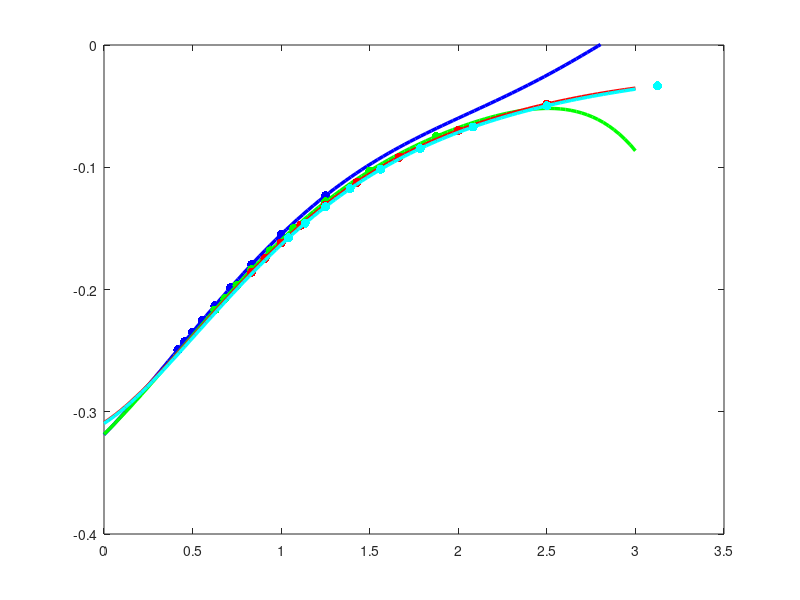

MATLAB code for this plot:
clc
clearvars
D=importdata("mg_Vol_y_M1_E0_M2_V1.dat")
NumVol=4
NumY=9
NumMasses=5

CurrMass=3
Obs=5
deg=6

D2=zeros(NumVol,NumY,NumMasses);
Y=zeros(NumVol,NumY);
indices=[1:1:NumY];

Colors=[[0 0 1]; [0 1 0]; [1 0 0]; [0 1 1]]

Vols=[10, 15, 20, 25];
N=[8:2:24];
x=linspace(0,3)
Fitpoints=[1:8]

for i=[1:NumVol]
    D2(i,indices,CurrMass)=D(((CurrMass-1)*NumY*NumVol+(i-1)*NumY)+indices,Obs);
    Y(i,:)=Vols(i)./N;
    
    p=polyfit(Y(i,Fitpoints),D2(i,Fitpoints,CurrMass), deg);
    plot(x, polyval(p,x), "-", "LineWidth", 2.5, "Color", Colors(i,:))
    hold on
    p(deg+1)
    plot(Y(i,:),D2(i,:,CurrMass), ".", "MarkerSize", 20, "Color", Colors(i,:))
end
hold off
ylim([-0.4 0])


